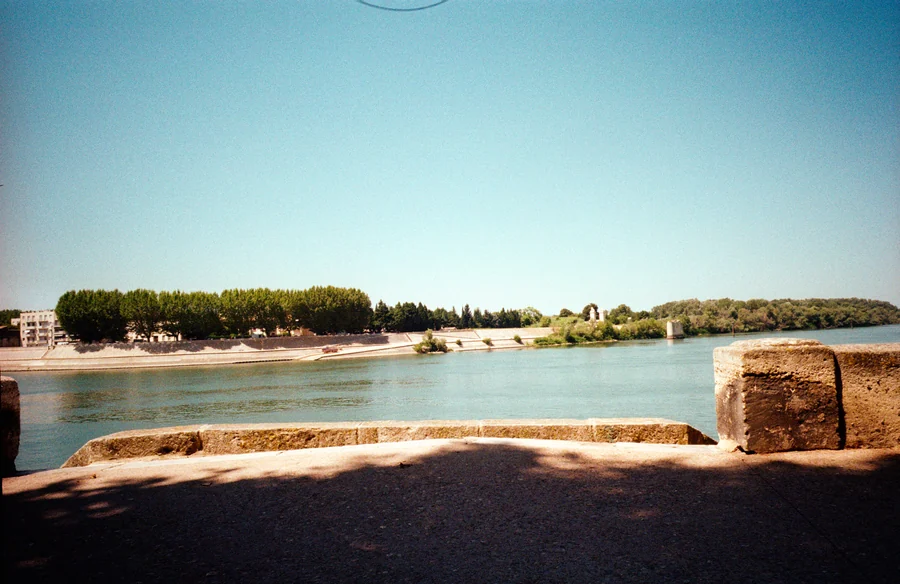
#> input picture images/film-practice-2026/arles-2026/004-900.webp, 900 x 584 px; its folder holds 3 pictures in this run
$ python build.py
#> lines starting #> are read from the running program, lines starting #| are printed output that depends on the picture
#!/usr/bin/env python3
"""
照片数据生成器
==============
扫描网站里的 images/film-practice-2026/<文件夹>/NNN-900.webp（+ NNN-2000.webp），
生成 js/photos.gen.js：每张照片的尺寸 + 5 色主色板与占比。

加了新照片、或者 content.js 里新增了一个章节文件夹之后，运行：
    python3 projects/film-journal/tools/build.py
也可以指定别的照片根目录：
    python3 projects/film-journal/tools/build.py images/某个文件夹

依赖：pip install opencv-python numpy
"""
import os
import sys
import json

try:
    import cv2
    import numpy as np
except ImportError:
    sys.exit("需要 opencv-python 和 numpy：pip install opencv-python numpy")

HERE = os.path.dirname(os.path.dirname(os.path.abspath(__file__)))   # projects/film-journal
SITE = os.path.dirname(os.path.dirname(HERE))                        # 网站根目录
PHOTO_ROOT = os.path.abspath(sys.argv[1]) if len(sys.argv) > 1 else os.path.join(SITE, "images", "film-practice-2026")
GEN = os.path.join(HERE, "js", "photos.gen.js")


def palette(img, k=5):
    """Lab 空间 k-means，返回 [[#HEX, 占比%], ...]，按占比从大到小"""
    h, w = img.shape[:2]
    s = 120 / max(h, w)
    sm = cv2.resize(img, (max(1, round(w * s)), max(1, round(h * s))), interpolation=cv2.INTER_AREA)
    lab = cv2.cvtColor(sm, cv2.COLOR_BGR2LAB).reshape(-1, 3).astype(np.float32)
    cv2.setRNGSeed(7)
    crit = (cv2.TERM_CRITERIA_EPS + cv2.TERM_CRITERIA_MAX_ITER, 40, 0.5)
    _, labels, centers = cv2.kmeans(lab, k, None, crit, 4, cv2.KMEANS_PP_CENTERS)
    counts = np.bincount(labels.ravel(), minlength=k)
    bgr = cv2.cvtColor(np.clip(centers, 0, 255).astype(np.uint8).reshape(1, -1, 3), cv2.COLOR_LAB2BGR).reshape(-1, 3)
    order = [int(i) for i in np.argsort(-counts) if counts[i] > 0]
    total = counts.sum()
    shares = [int(round(100 * counts[i] / total)) for i in order]
    shares[0] += 100 - sum(shares)  # 四舍五入后保证总和 100
    return [["#%02X%02X%02X" % (int(bgr[i][2]), int(bgr[i][1]), int(bgr[i][0])), sh] for i, sh in zip(order, shares)]


def scan():
    data = {}
    for folder in sorted(os.listdir(PHOTO_ROOT)):
        d = os.path.join(PHOTO_ROOT, folder)
        if not os.path.isdir(d):
            continue
        nums = sorted({f.split("-")[0] for f in os.listdir(d) if f.endswith("-900.webp")})
        items = []
        for n in nums:
            small = cv2.imread(os.path.join(d, f"{n}-900.webp"))
#> small is the input picture: shape (584, 900, 3); mean B, G, R 146, 147.7, 131.1
            if small is None:
                continue
            big_path = os.path.join(d, f"{n}-2000.webp")
            big = cv2.imread(big_path) if os.path.exists(big_path) else small
            H, W = big.shape[:2]
#> H = 584; W = 900
            items.append({"n": n, "w": W, "h": H, "p": palette(small)})
#> in palette, `sm = cv2.resize(img, (max(1, round(w * s)), max(1, round(h * s))), int..`:
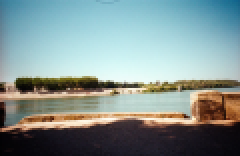
#> sm: shape (78, 120, 3) (shown 2 times larger); mean B, G, R 146, 147.7, 131.1
#> in palette, `_, labels, centers = cv2.kmeans(lab, k, None, crit, 4, cv2.KMEANS_PP_C..`: labels = 9360 values, max 4 at index 4809, min 0 at index 119, mean 2.16; centers = [[85.72, 136.7, 149.2], [187.6, 117.4, 120.8], [224.5, 118.9, 126.3], [142.2, 126.5, 134.7], [22.08, 131.6, 126.2]]
#> in palette, `counts = np.bincount(labels.ravel(), minlength=k)`: counts = [656, 2551, 2785, 1379, 1989]
#> in palette, `bgr = cv2.cvtColor(np.clip(centers, 0, 255).astype(np.uint8).reshape(1..`: bgr = [[45, 73, 100], [194, 187, 149], [224, 226, 197], [123, 134, 134], [27, 24, 27]]
#> in palette, `order = [int(i) for i in np.argsort(-counts) if counts[i] > 0]`: order = [2, 1, 4, 3, 0]
#> in palette, `total = counts.sum()`: total = 9360
#> in palette, `shares = [int(round(100 * counts[i] / total)) for i in order]`: shares = [30, 27, 21, 15, 7]
        if items:
            data[folder] = items
            print(f"  {folder}: {len(items)} 张")
#|   arles-2026: 1 张
    return data


if __name__ == "__main__":
    print("读取", os.path.relpath(PHOTO_ROOT, SITE))
    data = scan()
#> data = 1 item
    with open(GEN, "w", encoding="utf-8") as f:
        f.write("// 自动生成，请不要手改。重新生成：python3 projects/film-journal/tools/build.py\n")
        f.write("export const PHOTOS = ")
        f.write(json.dumps(data, ensure_ascii=False, separators=(",", ":")))
        f.write(";\n")
    print("完成 ->", os.path.relpath(GEN, SITE))
